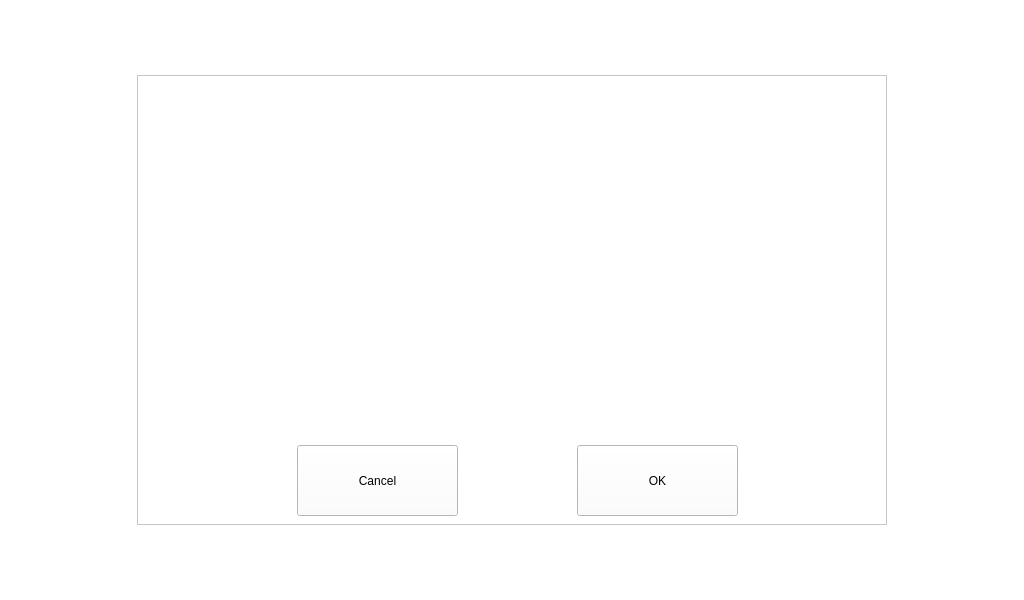
<?xml version="1.0" encoding="UTF-8"?>
<ui version="4.0">
 <class>MessageFrame</class>
 <widget class="QFrame" name="MessageFrame">
  <property name="geometry">
   <rect>
    <x>0</x>
    <y>0</y>
    <width>1024</width>
    <height>600</height>
   </rect>
  </property>
  <property name="windowTitle">
   <string>Frame</string>
  </property>
  <property name="styleSheet">
   <string notr="true">background: transparent;</string>
  </property>
  <property name="frameShape">
   <enum>QFrame::StyledPanel</enum>
  </property>
  <property name="frameShadow">
   <enum>QFrame::Raised</enum>
  </property>
  <widget class="QFrame" name="frame">
   <property name="geometry">
    <rect>
     <x>137</x>
     <y>75</y>
     <width>750</width>
     <height>450</height>
    </rect>
   </property>
   <property name="styleSheet">
    <string notr="true">background: white;</string>
   </property>
   <property name="frameShape">
    <enum>QFrame::StyledPanel</enum>
   </property>
   <property name="frameShadow">
    <enum>QFrame::Raised</enum>
   </property>
   <widget class="QPushButton" name="BUTTON_OK">
    <property name="geometry">
     <rect>
      <x>440</x>
      <y>370</y>
      <width>161</width>
      <height>71</height>
     </rect>
    </property>
    <property name="text">
     <string>OK</string>
    </property>
   </widget>
   <widget class="QPushButton" name="BUTTON_CANCEL">
    <property name="geometry">
     <rect>
      <x>160</x>
      <y>370</y>
      <width>161</width>
      <height>71</height>
     </rect>
    </property>
    <property name="text">
     <string>Cancel</string>
    </property>
   </widget>
   <widget class="QLabel" name="LABEL_MESSAGE">
    <property name="geometry">
     <rect>
      <x>5</x>
      <y>80</y>
      <width>740</width>
      <height>271</height>
     </rect>
    </property>
    <property name="font">
     <font>
      <pointsize>20</pointsize>
     </font>
    </property>
    <property name="text">
     <string/>
    </property>
    <property name="alignment">
     <set>Qt::AlignCenter</set>
    </property>
    <property name="wordWrap">
     <bool>true</bool>
    </property>
   </widget>
   <widget class="QLabel" name="LABEL_TITLE">
    <property name="geometry">
     <rect>
      <x>5</x>
      <y>10</y>
      <width>740</width>
      <height>61</height>
     </rect>
    </property>
    <property name="font">
     <font>
      <pointsize>20</pointsize>
     </font>
    </property>
    <property name="text">
     <string/>
    </property>
    <property name="alignment">
     <set>Qt::AlignCenter</set>
    </property>
   </widget>
  </widget>
 </widget>
 <resources/>
 <connections/>
</ui>
